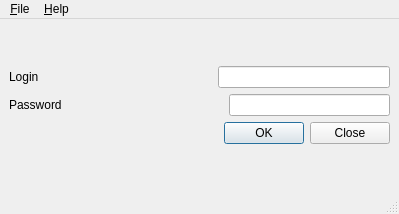
<?xml version="1.0" encoding="UTF-8"?>
<ui version="4.0">
 <author>Chuvorkin M.Y.</author>
 <class>LoginWindow</class>
 <widget class="QMainWindow" name="LoginWindow">
  <property name="geometry">
   <rect>
    <x>0</x>
    <y>0</y>
    <width>399</width>
    <height>214</height>
   </rect>
  </property>
  <property name="sizePolicy">
   <sizepolicy hsizetype="Preferred" vsizetype="Preferred">
    <horstretch>0</horstretch>
    <verstretch>0</verstretch>
   </sizepolicy>
  </property>
  <property name="windowTitle">
   <string>Sign In</string>
  </property>
  <widget class="QWidget" name="centralwidget">
   <layout class="QVBoxLayout" name="verticalLayout_3">
    <item>
     <layout class="QVBoxLayout" name="verticalLayout_2">
      <item>
       <layout class="QVBoxLayout" name="verticalLayout">
        <item>
         <layout class="QHBoxLayout" name="horizontalLayout">
          <item>
           <widget class="QLabel" name="loginLabel">
            <property name="text">
             <string>Login</string>
            </property>
           </widget>
          </item>
          <item>
           <spacer name="horizontalSpacer">
            <property name="orientation">
             <enum>Qt::Horizontal</enum>
            </property>
            <property name="sizeHint" stdset="0">
             <size>
              <width>40</width>
              <height>20</height>
             </size>
            </property>
           </spacer>
          </item>
          <item>
           <widget class="QLineEdit" name="loginEdit">
            <property name="echoMode">
             <enum>QLineEdit::Normal</enum>
            </property>
           </widget>
          </item>
         </layout>
        </item>
        <item>
         <layout class="QHBoxLayout" name="horizontalLayout_2">
          <item>
           <widget class="QLabel" name="passwordLabel">
            <property name="text">
             <string>Password</string>
            </property>
           </widget>
          </item>
          <item>
           <spacer name="horizontalSpacer_2">
            <property name="orientation">
             <enum>Qt::Horizontal</enum>
            </property>
            <property name="sizeHint" stdset="0">
             <size>
              <width>40</width>
              <height>20</height>
             </size>
            </property>
           </spacer>
          </item>
          <item>
           <widget class="QLineEdit" name="passwordEdit">
            <property name="echoMode">
             <enum>QLineEdit::Password</enum>
            </property>
           </widget>
          </item>
         </layout>
        </item>
       </layout>
      </item>
      <item>
       <widget class="QDialogButtonBox" name="buttonBox">
        <property name="standardButtons">
         <set>QDialogButtonBox::Close|QDialogButtonBox::Ok</set>
        </property>
       </widget>
      </item>
     </layout>
    </item>
   </layout>
  </widget>
  <widget class="QMenuBar" name="menubar">
   <property name="geometry">
    <rect>
     <x>0</x>
     <y>0</y>
     <width>399</width>
     <height>35</height>
    </rect>
   </property>
   <widget class="QMenu" name="menuFile">
    <property name="title">
     <string>&amp;File</string>
    </property>
    <addaction name="actionExit"/>
   </widget>
   <widget class="QMenu" name="menuHelp">
    <property name="title">
     <string>&amp;Help</string>
    </property>
    <addaction name="actionAbout"/>
   </widget>
   <addaction name="menuFile"/>
   <addaction name="menuHelp"/>
  </widget>
  <widget class="QStatusBar" name="statusbar"/>
  <action name="actionExit">
   <property name="text">
    <string>&amp;Exit</string>
   </property>
  </action>
  <action name="actionAbout">
   <property name="text">
    <string>&amp;About</string>
   </property>
  </action>
 </widget>
 <resources/>
 <connections/>
</ui>
